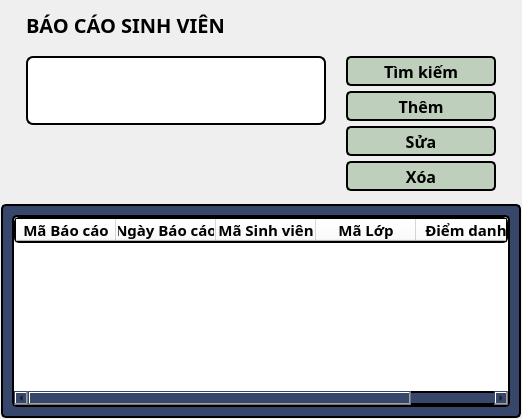
            <widget class="QWidget" name="reports_page">
             <layout class="QVBoxLayout" name="verticalLayout_7">
              <property name="spacing">
               <number>3</number>
              </property>
              <property name="leftMargin">
               <number>1</number>
              </property>
              <property name="topMargin">
               <number>1</number>
              </property>
              <property name="rightMargin">
               <number>1</number>
              </property>
              <property name="bottomMargin">
               <number>1</number>
              </property>
              <item>
               <widget class="QWidget" name="reports_controllers" native="true">
                <property name="maximumSize">
                 <size>
                  <width>16777215</width>
                  <height>200</height>
                 </size>
                </property>
                <property name="autoFillBackground">
                 <bool>false</bool>
                </property>
                <layout class="QVBoxLayout" name="verticalLayout_45">
                 <property name="spacing">
                  <number>0</number>
                 </property>
                 <property name="bottomMargin">
                  <number>0</number>
                 </property>
                 <item>
                  <widget class="QLabel" name="reports_name_label">
                   <property name="minimumSize">
                    <size>
                     <width>0</width>
                     <height>30</height>
                    </size>
                   </property>
                   <property name="maximumSize">
                    <size>
                     <width>16777215</width>
                     <height>30</height>
                    </size>
                   </property>
                   <property name="font">
                    <font>
                     <family>Cascadia Mono SemiBold</family>
                     <pointsize>15</pointsize>
                     <weight>75</weight>
                     <bold>true</bold>
                     <underline>false</underline>
                     <strikeout>false</strikeout>
                    </font>
                   </property>
                   <property name="layoutDirection">
                    <enum>Qt::LeftToRight</enum>
                   </property>
                   <property name="styleSheet">
                    <string notr="true">color: rgb(0, 0, 0);
padding-left: 10px;
font-weight: bold;
font-size: 15pt;</string>
                   </property>
                   <property name="text">
                    <string>BÁO CÁO SINH VIÊN</string>
                   </property>
                   <property name="alignment">
                    <set>Qt::AlignLeading|Qt::AlignLeft|Qt::AlignVCenter</set>
                   </property>
                  </widget>
                 </item>
                 <item>
                  <widget class="QWidget" name="widget_28" native="true">
                   <property name="minimumSize">
                    <size>
                     <width>0</width>
                     <height>150</height>
                    </size>
                   </property>
                   <layout class="QHBoxLayout" name="horizontalLayout_17">
                    <property name="bottomMargin">
                     <number>0</number>
                    </property>
                    <item>
                     <widget class="QWidget" name="widget_29" native="true">
                      <layout class="QVBoxLayout" name="verticalLayout_46">
                       <property name="spacing">
                        <number>5</number>
                       </property>
                       <property name="leftMargin">
                        <number>7</number>
                       </property>
                       <property name="topMargin">
                        <number>7</number>
                       </property>
                       <property name="rightMargin">
                        <number>7</number>
                       </property>
                       <property name="bottomMargin">
                        <number>7</number>
                       </property>
                       <item>
                        <widget class="QLineEdit" name="reports_input">
                         <property name="sizePolicy">
                          <sizepolicy hsizetype="Expanding" vsizetype="Expanding">
                           <horstretch>0</horstretch>
                           <verstretch>0</verstretch>
                          </sizepolicy>
                         </property>
                         <property name="minimumSize">
                          <size>
                           <width>300</width>
                           <height>30</height>
                          </size>
                         </property>
                         <property name="font">
                          <font>
                           <family>Cascadia Code</family>
                           <pointsize>10</pointsize>
                          </font>
                         </property>
                         <property name="styleSheet">
                          <string notr="true">background-color: rgb(255, 255, 255);
border-radius: 7px;
border: 2px solid #000;</string>
                         </property>
                         <property name="inputMask">
                          <string/>
                         </property>
                         <property name="text">
                          <string/>
                         </property>
                        </widget>
                       </item>
                       <item>
                        <spacer name="verticalSpacer_18">
                         <property name="orientation">
                          <enum>Qt::Vertical</enum>
                         </property>
                         <property name="sizeHint" stdset="0">
                          <size>
                           <width>20</width>
                           <height>46</height>
                          </size>
                         </property>
                        </spacer>
                       </item>
                      </layout>
                     </widget>
                    </item>
                    <item>
                     <widget class="QWidget" name="widget_30" native="true">
                      <property name="minimumSize">
                       <size>
                        <width>150</width>
                        <height>0</height>
                       </size>
                      </property>
                      <layout class="QVBoxLayout" name="verticalLayout_47">
                       <property name="spacing">
                        <number>5</number>
                       </property>
                       <property name="leftMargin">
                        <number>7</number>
                       </property>
                       <property name="topMargin">
                        <number>7</number>
                       </property>
                       <property name="rightMargin">
                        <number>7</number>
                       </property>
                       <property name="bottomMargin">
                        <number>7</number>
                       </property>
                       <item>
                        <widget class="QPushButton" name="reports_search_btn">
                         <property name="minimumSize">
                          <size>
                           <width>150</width>
                           <height>30</height>
                          </size>
                         </property>
                         <property name="maximumSize">
                          <size>
                           <width>10</width>
                           <height>30</height>
                          </size>
                         </property>
                         <property name="font">
                          <font>
                           <family>Cascadia Code</family>
                           <pointsize>12</pointsize>
                           <weight>75</weight>
                           <bold>true</bold>
                          </font>
                         </property>
                         <property name="styleSheet">
                          <string notr="true">background-color: rgb(190,207,187);
color: rgb(0,0,0);
border-radius: 5px;
border: 2px solid #000;
font-weight: bold;
font-size: 12pt;</string>
                         </property>
                         <property name="text">
                          <string>Tìm kiếm</string>
                         </property>
                         <property name="iconSize">
                          <size>
                           <width>25</width>
                           <height>25</height>
                          </size>
                         </property>
                        </widget>
                       </item>
                       <item>
                        <widget class="QPushButton" name="reports_add_btn">
                         <property name="minimumSize">
                          <size>
                           <width>150</width>
                           <height>30</height>
                          </size>
                         </property>
                         <property name="maximumSize">
                          <size>
                           <width>150</width>
                           <height>30</height>
                          </size>
                         </property>
                         <property name="font">
                          <font>
                           <family>Cascadia Code</family>
                           <pointsize>12</pointsize>
                           <weight>75</weight>
                           <bold>true</bold>
                          </font>
                         </property>
                         <property name="styleSheet">
                          <string notr="true">background-color: rgb(190,207,187);
color: rgb(0,0,0);
border-radius: 5px;
border: 2px solid #000;
font-weight: bold;
font-size: 12pt;</string>
                         </property>
                         <property name="text">
                          <string>Thêm</string>
                         </property>
                         <property name="iconSize">
                          <size>
                           <width>25</width>
                           <height>25</height>
                          </size>
                         </property>
                        </widget>
                       </item>
                       <item>
                        <widget class="QPushButton" name="reports_edit_btn">
                         <property name="minimumSize">
                          <size>
                           <width>150</width>
                           <height>30</height>
                          </size>
                         </property>
                         <property name="maximumSize">
                          <size>
                           <width>150</width>
                           <height>30</height>
                          </size>
                         </property>
                         <property name="font">
                          <font>
                           <family>Cascadia Code</family>
                           <pointsize>12</pointsize>
                           <weight>75</weight>
                           <bold>true</bold>
                          </font>
                         </property>
                         <property name="styleSheet">
                          <string notr="true">background-color: rgb(190,207,187);
color: rgb(0,0,0);
border-radius: 5px;
border: 2px solid #000;
font-weight: bold;
font-size: 12pt;</string>
                         </property>
                         <property name="text">
                          <string>Sửa</string>
                         </property>
                         <property name="iconSize">
                          <size>
                           <width>25</width>
                           <height>25</height>
                          </size>
                         </property>
                        </widget>
                       </item>
                       <item>
                        <widget class="QPushButton" name="reports_del_btn">
                         <property name="minimumSize">
                          <size>
                           <width>150</width>
                           <height>30</height>
                          </size>
                         </property>
                         <property name="maximumSize">
                          <size>
                           <width>150</width>
                           <height>30</height>
                          </size>
                         </property>
                         <property name="font">
                          <font>
                           <family>Cascadia Code</family>
                           <pointsize>12</pointsize>
                           <weight>75</weight>
                           <bold>true</bold>
                          </font>
                         </property>
                         <property name="styleSheet">
                          <string notr="true">background-color: rgb(190,207,187);
color: rgb(0,0,0);
border-radius: 5px;
border: 2px solid #000;
font-weight: bold;
font-size: 12pt;</string>
                         </property>
                         <property name="text">
                          <string>Xóa</string>
                         </property>
                         <property name="iconSize">
                          <size>
                           <width>25</width>
                           <height>25</height>
                          </size>
                         </property>
                        </widget>
                       </item>
                       <item>
                        <spacer name="verticalSpacer_19">
                         <property name="orientation">
                          <enum>Qt::Vertical</enum>
                         </property>
                         <property name="sizeHint" stdset="0">
                          <size>
                           <width>20</width>
                           <height>40</height>
                          </size>
                         </property>
                        </spacer>
                       </item>
                      </layout>
                     </widget>
                    </item>
                   </layout>
                  </widget>
                 </item>
                </layout>
               </widget>
              </item>
              <item>
               <widget class="QWidget" name="reports_view" native="true">
                <property name="font">
                 <font>
                  <family>Cascadia Code</family>
                 </font>
                </property>
                <property name="styleSheet">
                 <string notr="true">border-radius: 5px;
background-color:rgb(54, 71, 107); 
border-radius: 5px;
border: 2px solid #000;
</string>
                </property>
                <layout class="QVBoxLayout" name="verticalLayout_48">
                 <property name="spacing">
                  <number>0</number>
                 </property>
                 <property name="leftMargin">
                  <number>11</number>
                 </property>
                 <property name="topMargin">
                  <number>11</number>
                 </property>
                 <property name="rightMargin">
                  <number>11</number>
                 </property>
                 <property name="bottomMargin">
                  <number>11</number>
                 </property>
                 <item>
                  <widget class="QTableWidget" name="reports_table">
                   <property name="font">
                    <font>
                     <family>Cascadia Code</family>
                    </font>
                   </property>
                   <property name="styleSheet">
                    <string notr="true">background-color: rgb(255, 255, 255);</string>
                   </property>
                   <property name="verticalScrollMode">
                    <enum>QAbstractItemView::ScrollPerPixel</enum>
                   </property>
                   <property name="horizontalScrollMode">
                    <enum>QAbstractItemView::ScrollPerPixel</enum>
                   </property>
                   <column>
                    <property name="text">
                     <string>Mã Báo cáo</string>
                    </property>
                    <property name="font">
                     <font>
                      <family>Cascadia Code</family>
                      <pointsize>11</pointsize>
                      <weight>75</weight>
                      <bold>true</bold>
                     </font>
                    </property>
                    <property name="textAlignment">
                     <set>AlignCenter</set>
                    </property>
                   </column>
                   <column>
                    <property name="text">
                     <string>Ngày Báo cáo</string>
                    </property>
                    <property name="font">
                     <font>
                      <family>Cascadia Code</family>
                      <pointsize>11</pointsize>
                      <weight>75</weight>
                      <bold>true</bold>
                     </font>
                    </property>
                    <property name="textAlignment">
                     <set>AlignCenter</set>
                    </property>
                   </column>
                   <column>
                    <property name="text">
                     <string>Mã Sinh viên</string>
                    </property>
                    <property name="font">
                     <font>
                      <family>Cascadia Code</family>
                      <pointsize>11</pointsize>
                      <weight>75</weight>
                      <bold>true</bold>
                     </font>
                    </property>
                    <property name="textAlignment">
                     <set>AlignCenter</set>
                    </property>
                   </column>
                   <column>
                    <property name="text">
                     <string>Mã Lớp</string>
                    </property>
                    <property name="font">
                     <font>
                      <family>Cascadia Code</family>
                      <pointsize>11</pointsize>
                      <weight>75</weight>
                      <bold>true</bold>
                     </font>
                    </property>
                    <property name="textAlignment">
                     <set>AlignCenter</set>
                    </property>
                   </column>
                   <column>
                    <property name="text">
                     <string>Điểm danh</string>
                    </property>
                    <property name="font">
                     <font>
                      <family>Cascadia Code</family>
                      <pointsize>11</pointsize>
                      <weight>75</weight>
                      <bold>true</bold>
                     </font>
                    </property>
                    <property name="textAlignment">
                     <set>AlignCenter</set>
                    </property>
                   </column>
                   <column>
                    <property name="text">
                     <string>Ghi chú</string>
                    </property>
                    <property name="font">
                     <font>
                      <family>Cascadia Code</family>
                      <pointsize>11</pointsize>
                      <weight>75</weight>
                      <bold>true</bold>
                     </font>
                    </property>
                    <property name="textAlignment">
                     <set>AlignCenter</set>
                    </property>
                   </column>
                  </widget>
                 </item>
                </layout>
               </widget>
              </item>
             </layout>
            </widget>
